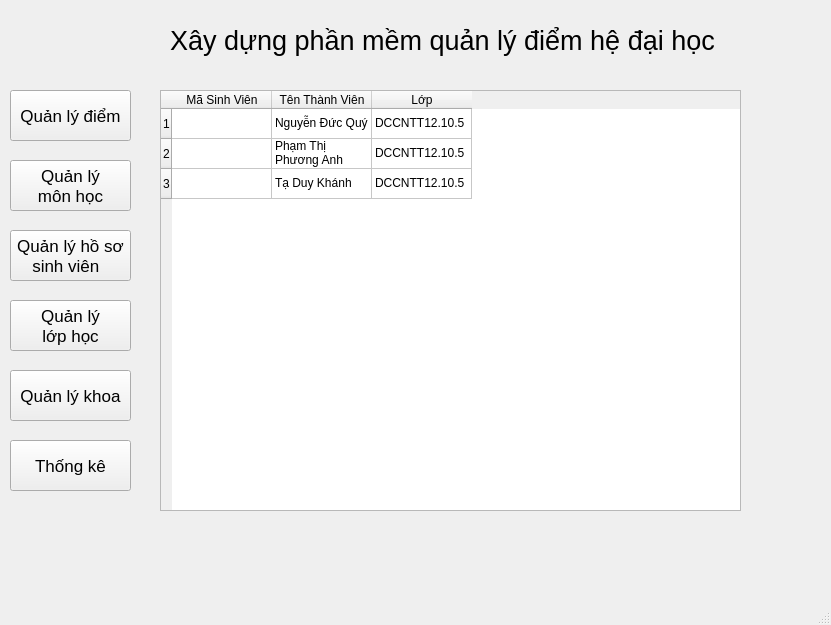
<?xml version="1.0" encoding="UTF-8"?>
<ui version="4.0">
 <class>Main</class>
 <widget class="QMainWindow" name="Main">
  <property name="geometry">
   <rect>
    <x>0</x>
    <y>0</y>
    <width>831</width>
    <height>625</height>
   </rect>
  </property>
  <property name="windowTitle">
   <string>Phần mềm quản lý điểm hệ đại học </string>
  </property>
  <widget class="QWidget" name="centralwidget">
   <widget class="QPushButton" name="btn_ql_diem">
    <property name="geometry">
     <rect>
      <x>10</x>
      <y>90</y>
      <width>121</width>
      <height>51</height>
     </rect>
    </property>
    <property name="font">
     <font>
      <pointsize>13</pointsize>
     </font>
    </property>
    <property name="text">
     <string>Quản lý điểm</string>
    </property>
   </widget>
   <widget class="QLabel" name="label">
    <property name="geometry">
     <rect>
      <x>170</x>
      <y>10</y>
      <width>551</width>
      <height>61</height>
     </rect>
    </property>
    <property name="font">
     <font>
      <pointsize>20</pointsize>
     </font>
    </property>
    <property name="text">
     <string>Xây dựng phần mềm quản lý điểm hệ đại học </string>
    </property>
   </widget>
   <widget class="QPushButton" name="btn_ql_monhoc">
    <property name="geometry">
     <rect>
      <x>10</x>
      <y>160</y>
      <width>121</width>
      <height>51</height>
     </rect>
    </property>
    <property name="font">
     <font>
      <pointsize>13</pointsize>
     </font>
    </property>
    <property name="text">
     <string>Quản lý
môn học</string>
    </property>
   </widget>
   <widget class="QPushButton" name="btn_ql_Hssv">
    <property name="geometry">
     <rect>
      <x>10</x>
      <y>230</y>
      <width>121</width>
      <height>51</height>
     </rect>
    </property>
    <property name="font">
     <font>
      <pointsize>13</pointsize>
     </font>
    </property>
    <property name="text">
     <string>Quản lý hồ sơ
sinh viên  </string>
    </property>
   </widget>
   <widget class="QPushButton" name="btn_ql_lop">
    <property name="geometry">
     <rect>
      <x>10</x>
      <y>300</y>
      <width>121</width>
      <height>51</height>
     </rect>
    </property>
    <property name="font">
     <font>
      <pointsize>13</pointsize>
     </font>
    </property>
    <property name="text">
     <string>Quản lý
lớp học</string>
    </property>
   </widget>
   <widget class="QPushButton" name="btn_ql_khoa">
    <property name="geometry">
     <rect>
      <x>10</x>
      <y>370</y>
      <width>121</width>
      <height>51</height>
     </rect>
    </property>
    <property name="font">
     <font>
      <pointsize>13</pointsize>
     </font>
    </property>
    <property name="text">
     <string>Quản lý khoa</string>
    </property>
   </widget>
   <widget class="QPushButton" name="btn_ql_thongke">
    <property name="geometry">
     <rect>
      <x>10</x>
      <y>440</y>
      <width>121</width>
      <height>51</height>
     </rect>
    </property>
    <property name="font">
     <font>
      <pointsize>13</pointsize>
     </font>
    </property>
    <property name="text">
     <string>Thống kê</string>
    </property>
   </widget>
   <widget class="QTableWidget" name="tblThanhVienNhom">
    <property name="geometry">
     <rect>
      <x>160</x>
      <y>90</y>
      <width>581</width>
      <height>421</height>
     </rect>
    </property>
    <row>
     <property name="text">
      <string>1</string>
     </property>
    </row>
    <row>
     <property name="text">
      <string>2</string>
     </property>
    </row>
    <row>
     <property name="text">
      <string>3</string>
     </property>
    </row>
    <column>
     <property name="text">
      <string>Mã Sinh Viên</string>
     </property>
    </column>
    <column>
     <property name="text">
      <string>Tên Thành Viên</string>
     </property>
    </column>
    <column>
     <property name="text">
      <string>Lớp</string>
     </property>
    </column>
    <item row="0" column="0">
     <property name="text">
      <string/>
     </property>
    </item>
    <item row="0" column="1">
     <property name="text">
      <string>Nguyễn Đức Quý</string>
     </property>
    </item>
    <item row="0" column="2">
     <property name="text">
      <string>DCCNTT12.10.5</string>
     </property>
    </item>
    <item row="1" column="0">
     <property name="text">
      <string/>
     </property>
    </item>
    <item row="1" column="1">
     <property name="text">
      <string>Phạm Thị Phương Anh</string>
     </property>
    </item>
    <item row="1" column="2">
     <property name="text">
      <string>DCCNTT12.10.5</string>
     </property>
    </item>
    <item row="2" column="0">
     <property name="text">
      <string/>
     </property>
    </item>
    <item row="2" column="1">
     <property name="text">
      <string>Tạ Duy Khánh</string>
     </property>
    </item>
    <item row="2" column="2">
     <property name="text">
      <string>DCCNTT12.10.5</string>
     </property>
    </item>
   </widget>
  </widget>
  <widget class="QMenuBar" name="menubar">
   <property name="geometry">
    <rect>
     <x>0</x>
     <y>0</y>
     <width>831</width>
     <height>21</height>
    </rect>
   </property>
  </widget>
  <widget class="QStatusBar" name="statusbar"/>
 </widget>
 <resources/>
 <connections/>
</ui>
